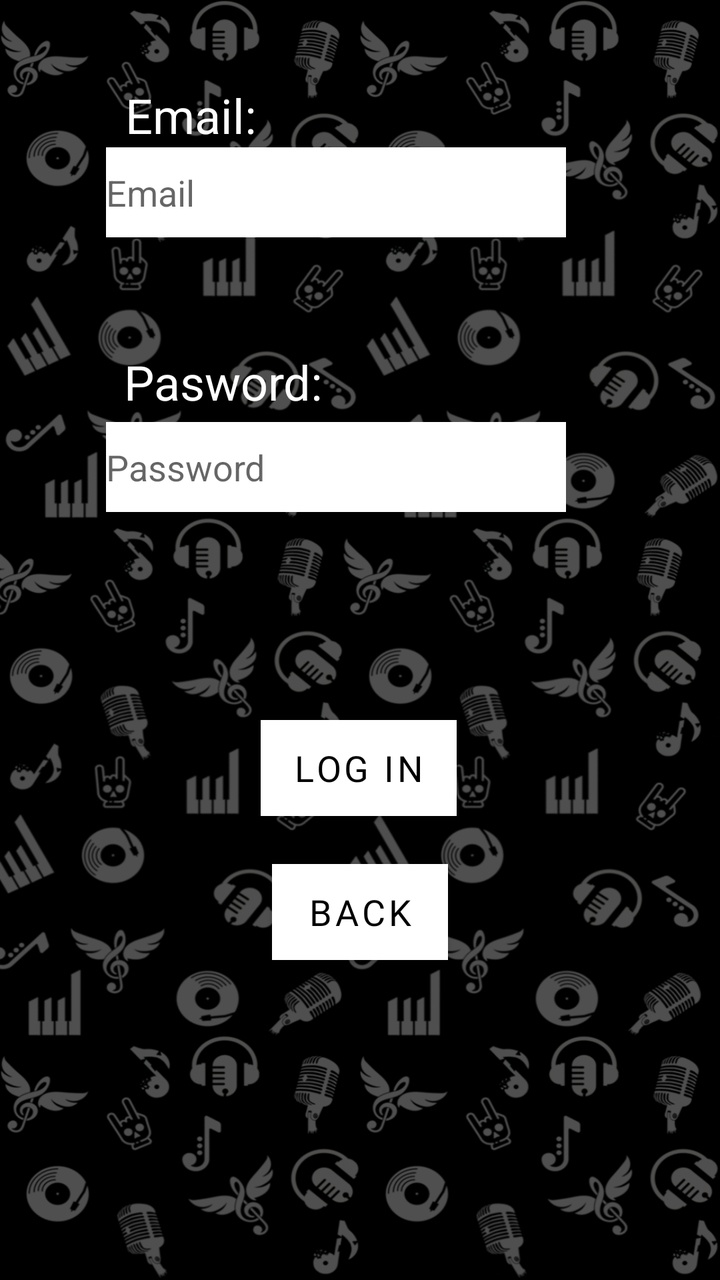
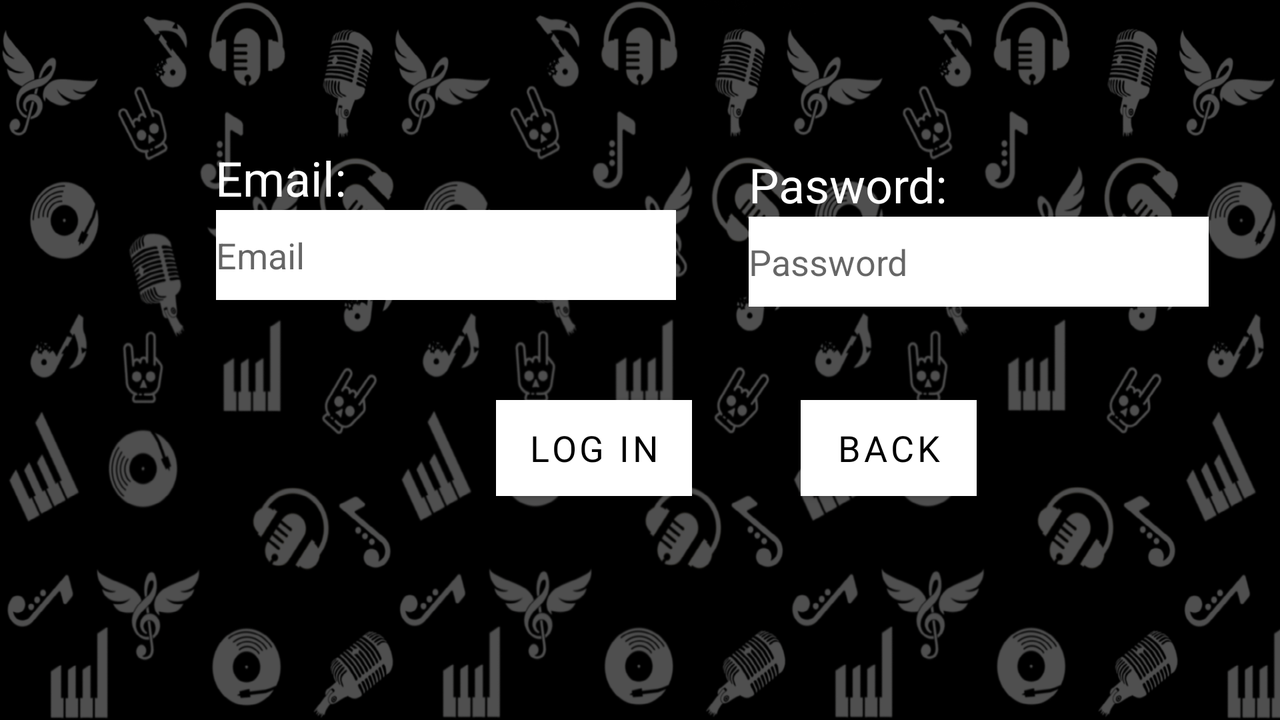

Compare how this app lays out the same screen by default and in its alternative resource folder. The renders come first, then the two layout files and the values they reference.
<!-- AndroidManifest.xml: application theme Theme.Songuesser -->
<!-- res/layout/activity_login.xml -->
<?xml version="1.0" encoding="utf-8"?>
<androidx.constraintlayout.widget.ConstraintLayout xmlns:android="http://schemas.android.com/apk/res/android"
    xmlns:app="http://schemas.android.com/apk/res-auto"
    xmlns:tools="http://schemas.android.com/tools"
    android:layout_width="match_parent"
    android:layout_height="match_parent"
    android:background="@drawable/portrait"
    tools:context=".main_menu.LoginActivity">

    <EditText
        android:id="@+id/password2"
        android:layout_width="230dp"
        android:layout_height="45dp"
        android:layout_marginBottom="104dp"
        android:background="#FFFFFF"
        android:ems="10"
        android:hint="Password"
        android:inputType="textPassword"
        android:textColor="#000000"
        app:layout_constraintBottom_toTopOf="@+id/register2"
        app:layout_constraintEnd_toEndOf="parent"
        app:layout_constraintHorizontal_bias="0.408"
        app:layout_constraintStart_toStartOf="parent" />

    <Button
        android:id="@+id/register2"
        android:layout_width="wrap_content"
        android:layout_height="wrap_content"
        android:layout_marginBottom="24dp"
        android:background="@color/white"
        android:fontFamily="@font/carter_one"
        android:text="LOG IN"
        android:textColor="#000000"
        android:textSize="18sp"
        app:backgroundTint="#FFFFFF"
        app:layout_constraintBottom_toTopOf="@+id/back2"
        app:layout_constraintEnd_toEndOf="parent"
        app:layout_constraintHorizontal_bias="0.498"
        app:layout_constraintStart_toStartOf="parent" />

    <Button
        android:id="@+id/back2"
        android:layout_width="wrap_content"
        android:layout_height="wrap_content"
        android:layout_marginBottom="160dp"
        android:background="@color/white"
        android:fontFamily="@font/carter_one"
        android:text="BACK"
        android:textColor="#000000"
        android:textSize="18sp"
        app:backgroundTint="#FFFFFF"
        app:layout_constraintBottom_toBottomOf="parent"
        app:layout_constraintEnd_toEndOf="parent"
        app:layout_constraintStart_toStartOf="parent" />

    <EditText
        android:id="@+id/email2"
        android:layout_width="230dp"
        android:layout_height="45dp"
        android:layout_marginBottom="56dp"
        android:background="#FFFFFF"
        android:ems="10"
        android:hint="Email"
        android:inputType="textPersonName"
        android:textColor="#000000"
        app:layout_constraintBottom_toTopOf="@+id/textView6"
        app:layout_constraintEnd_toEndOf="parent"
        app:layout_constraintHorizontal_bias="0.408"
        app:layout_constraintStart_toStartOf="parent" />

    <TextView
        android:id="@+id/textView5"
        android:layout_width="wrap_content"
        android:layout_height="wrap_content"
        android:text="Email:"
        android:textColor="#FFFFFF"
        android:textSize="24sp"
        app:layout_constraintBottom_toTopOf="@+id/email2"
        app:layout_constraintEnd_toEndOf="parent"
        app:layout_constraintHorizontal_bias="0.213"
        app:layout_constraintStart_toStartOf="parent"
        app:layout_constraintTop_toTopOf="parent"
        app:layout_constraintVertical_bias="1.0"
        tools:text="Email:" />

    <TextView
        android:id="@+id/textView6"
        android:layout_width="wrap_content"
        android:layout_height="wrap_content"
        android:layout_marginBottom="4dp"
        android:text="Pasword:"
        android:textColor="#FFFFFF"
        android:textSize="24sp"
        app:layout_constraintBottom_toTopOf="@+id/password2"
        app:layout_constraintEnd_toEndOf="parent"
        app:layout_constraintHorizontal_bias="0.237"
        app:layout_constraintStart_toStartOf="parent" />
</androidx.constraintlayout.widget.ConstraintLayout>
<!-- resources referenced by this layout -->
<resources>
  <!-- drawable portrait: png bitmap (drawable, 607857 bytes) -->
  <style name="Theme.Songuesser" parent="Theme.MaterialComponents.DayNight.DarkActionBar">
          
          <item name="colorPrimary">@color/purple_500</item>
          <item name="colorPrimaryVariant">@color/purple_700</item>
          <item name="colorOnPrimary">@color/white</item>
          
          <item name="colorSecondary">@color/teal_200</item>
          <item name="colorSecondaryVariant">@color/teal_700</item>
          <item name="colorOnSecondary">@color/black</item>
          
          <item name="android:statusBarColor" tools:targetApi="l">?attr/colorPrimaryVariant</item>
          
      </style>
</resources>
<!-- res/layout-land/activity_login.xml (the repository's variant of the layout above) -->
<!-- drawn on the phone turned sideways -->
<?xml version="1.0" encoding="utf-8"?>
<androidx.constraintlayout.widget.ConstraintLayout xmlns:android="http://schemas.android.com/apk/res/android"
    xmlns:app="http://schemas.android.com/apk/res-auto"
    xmlns:tools="http://schemas.android.com/tools"
    android:layout_width="match_parent"
    android:layout_height="match_parent"
    android:background="@drawable/landscape"
    tools:context=".main_menu.LoginActivity">

    <EditText
        android:id="@+id/password2"
        android:layout_width="230dp"
        android:layout_height="45dp"
        android:background="#FFFFFF"
        android:ems="10"
        android:hint="Password"
        android:inputType="textPassword"
        android:textColor="#000000"
        app:layout_constraintBottom_toTopOf="@+id/back2"
        app:layout_constraintEnd_toEndOf="parent"
        app:layout_constraintHorizontal_bias="0.503"
        app:layout_constraintStart_toEndOf="@+id/email2"
        app:layout_constraintTop_toTopOf="parent"
        app:layout_constraintVertical_bias="0.699" />

    <Button
        android:id="@+id/register2"
        android:layout_width="wrap_content"
        android:layout_height="wrap_content"
        android:layout_marginStart="248dp"
        android:layout_marginLeft="248dp"
        android:layout_marginBottom="112dp"
        android:background="@color/white"
        android:fontFamily="@font/carter_one"
        android:text="LOG IN"
        android:textColor="#000000"
        android:textSize="18sp"
        app:backgroundTint="#FFFFFF"
        app:layout_constraintBottom_toBottomOf="parent"
        app:layout_constraintStart_toStartOf="parent" />

    <Button
        android:id="@+id/back2"
        android:layout_width="wrap_content"
        android:layout_height="wrap_content"
        android:layout_marginBottom="112dp"
        android:background="@color/white"
        android:fontFamily="@font/carter_one"
        android:text="BACK"
        android:textColor="#000000"
        android:textSize="18sp"
        app:backgroundTint="#FFFFFF"
        app:layout_constraintBottom_toBottomOf="parent"
        app:layout_constraintEnd_toEndOf="parent"
        app:layout_constraintHorizontal_bias="0.264"
        app:layout_constraintStart_toEndOf="@+id/register2" />

    <EditText
        android:id="@+id/email2"
        android:layout_width="230dp"
        android:layout_height="45dp"
        android:layout_marginStart="108dp"
        android:layout_marginLeft="108dp"
        android:background="#FFFFFF"
        android:ems="10"
        android:hint="Email"
        android:inputType="textPersonName"
        android:textColor="#000000"
        app:layout_constraintBottom_toTopOf="@+id/register2"
        app:layout_constraintStart_toStartOf="parent"
        app:layout_constraintTop_toTopOf="parent"
        app:layout_constraintVertical_bias="0.677" />

    <TextView
        android:id="@+id/textView5"
        android:layout_width="wrap_content"
        android:layout_height="wrap_content"
        android:text="Email:"
        android:textColor="#FFFFFF"
        android:textSize="24sp"
        app:layout_constraintBottom_toTopOf="@+id/email2"
        app:layout_constraintEnd_toEndOf="@+id/email2"
        app:layout_constraintHorizontal_bias="0.395"
        app:layout_constraintStart_toStartOf="parent"
        app:layout_constraintTop_toTopOf="parent"
        app:layout_constraintVertical_bias="1.0"
        tools:text="Email:" />

    <TextView
        android:id="@+id/textView6"
        android:layout_width="wrap_content"
        android:layout_height="wrap_content"
        android:text="Pasword:"
        android:textColor="#FFFFFF"
        android:textSize="24sp"
        app:layout_constraintBottom_toTopOf="@+id/password2"
        app:layout_constraintEnd_toEndOf="parent"
        app:layout_constraintHorizontal_bias="0.0"
        app:layout_constraintStart_toStartOf="@+id/password2"
        app:layout_constraintTop_toTopOf="parent"
        app:layout_constraintVertical_bias="1.0" />
</androidx.constraintlayout.widget.ConstraintLayout>
<!-- resources referenced by the variant -->
<!-- as the phone turned sideways resolves them -->
<resources>
  <!-- drawable landscape: png bitmap (drawable, 585516 bytes) -->
  <style name="Theme.Songuesser" parent="Theme.MaterialComponents.DayNight.DarkActionBar">
          
          <item name="colorPrimary">@color/purple_500</item>
          <item name="colorPrimaryVariant">@color/purple_700</item>
          <item name="colorOnPrimary">@color/white</item>
          
          <item name="colorSecondary">@color/teal_200</item>
          <item name="colorSecondaryVariant">@color/teal_700</item>
          <item name="colorOnSecondary">@color/black</item>
          
          <item name="android:statusBarColor" tools:targetApi="l">?attr/colorPrimaryVariant</item>
          
      </style>
</resources>
